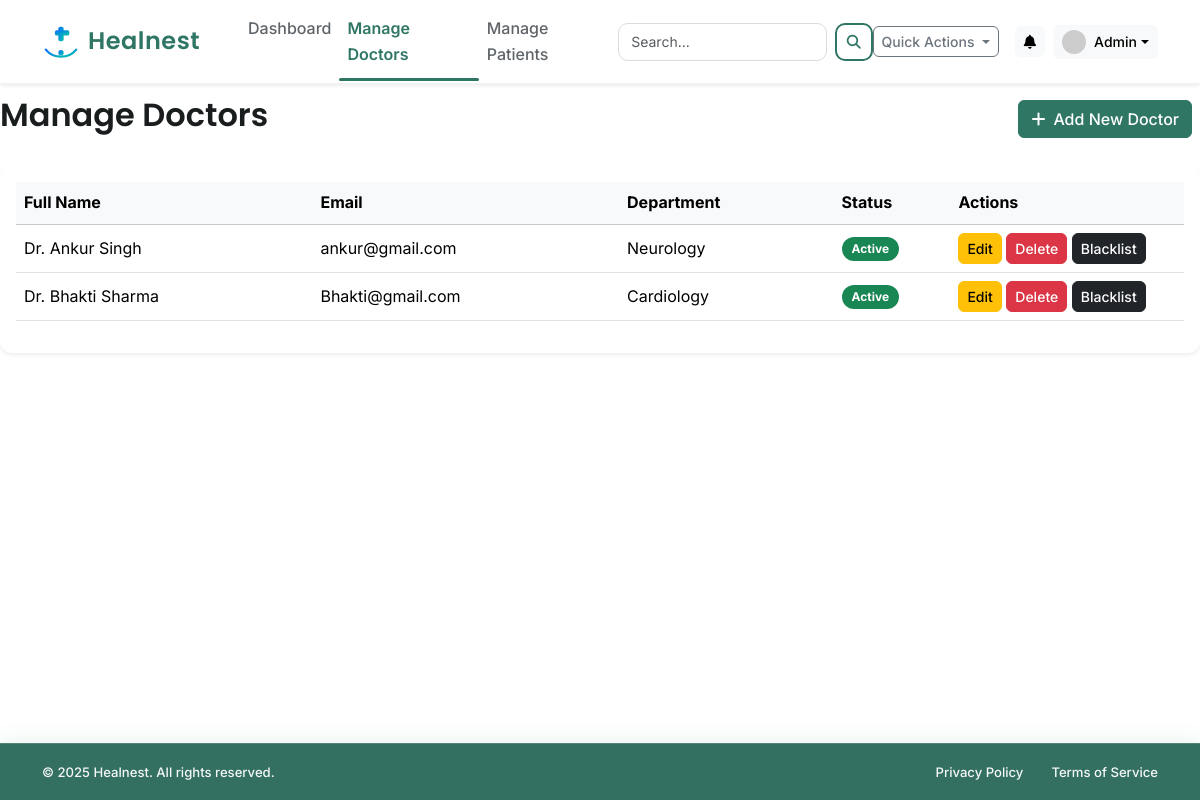
/admin/doctors (signed in), run on an earlier commit of the app's database.
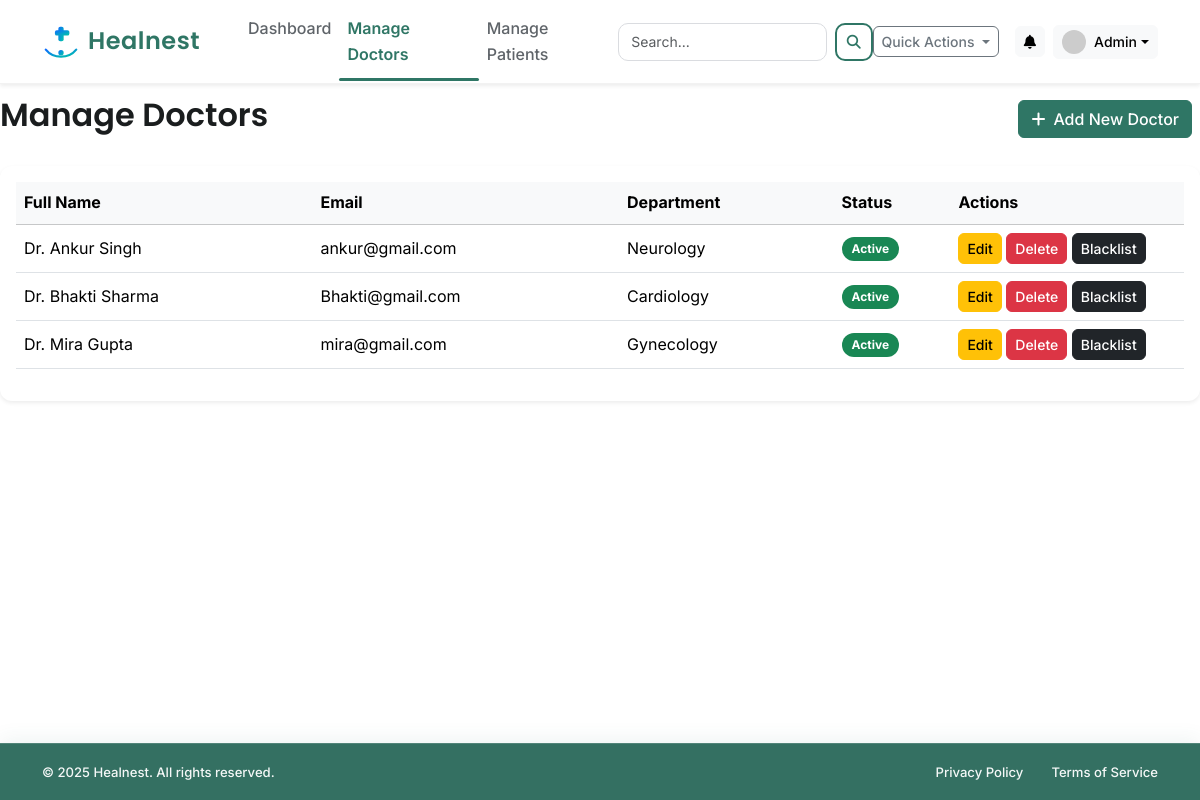
And on a later commit of the database.
### app/models.py (models this page shows, shortened)
class User(db.Model, UserMixin):
    __tablename__ = 'user'
    id = db.Column(db.Integer, primary_key=True)
    email = db.Column(db.String(120), unique=True, nullable=False)
    password_hash = db.Column(db.String(128), nullable=False)
    role = db.Column(db.String(10), nullable=False)  # 'admin', 'doctor', 'patient'
    created_at = db.Column(db.DateTime, default=datetime.utcnow)
    is_active = db.Column(db.Boolean, nullable=False, default=True)
    doctor_profile = db.relationship('DoctorProfile', backref='user', uselist=False, cascade="all, delete-orphan")
    patient_profile = db.relationship('PatientProfile', backref='user', uselist=False, cascade="all, delete-orphan")
    appointments_as_patient = db.relationship('Appointment', foreign_keys='Appointment.patient_id', backref='patient', lazy=True, cascade="all, delete-orphan")
    appointments_as_doctor = db.relationship('Appointment', foreign_keys='Appointment.doctor_id', backref='doctor', lazy=True, cascade="all, delete-orphan")
    availabilities = db.relationship('Availability', backref='doctor', lazy=True, cascade="all, delete-orphan")
    notifications = db.relationship('Notification', backref='user', lazy=True, cascade="all, delete-orphan")
    reviews_given = db.relationship('DoctorReview', foreign_keys='DoctorReview.patient_id', backref='patient', lazy=True)
    reviews_received = db.relationship('DoctorReview', foreign_keys='DoctorReview.doctor_id', backref='doctor', lazy=True)
    @property
    def password(self):
        raise AttributeError('password is not a readable attribute')

class DoctorProfile(db.Model):
    __tablename__ = 'doctor_profile'
    id = db.Column(db.Integer, primary_key=True)
    user_id = db.Column(db.Integer, db.ForeignKey('user.id'), nullable=False, unique=True)
    full_name = db.Column(db.String(100), nullable=False)
    department_id = db.Column(db.Integer, db.ForeignKey('department.id'), nullable=False)
    qualifications = db.Column(db.String(200))
    experience_years = db.Column(db.Integer, default=0)
    bio = db.Column(db.Text)

class Department(db.Model):
    __tablename__ = 'department'
    id = db.Column(db.Integer, primary_key=True)
    name = db.Column(db.String(100), unique=True, nullable=False)
    description = db.Column(db.Text)
    doctors = db.relationship('DoctorProfile', backref='department', lazy=True)

### app/routes/admin_routes.py (the view)
@admin_bp.route('/doctors')
@login_required
def manage_doctors():
    if current_user.role != 'admin':
        flash('You are not authorized to access this page.', 'danger')
        return redirect(url_for('main.home'))
    doctors = User.query.filter_by(role='doctor').join(DoctorProfile).order_by(DoctorProfile.full_name).all()
    return render_template('admin/manage_doctors.html', title='Manage Doctors', doctors=doctors)

### app/__init__.py (called while the page is built)
@app.context_processor
def inject_notifications():
    if current_user.is_authenticated:
        unread_notifications = Notification.query.filter_by(user_id=current_user.id, is_read=False).order_by(Notification.created_at.desc()).limit(5).all()
        notification_count = Notification.query.filter_by(user_id=current_user.id, is_read=False).count()
        return dict(unread_notifications=unread_notifications, notification_count=notification_count)
    return dict(unread_notifications=[], notification_count=0)

@app.context_processor
def inject_notifications():
    if current_user.is_authenticated:
        unread_notifications = Notification.query.filter_by(user_id=current_user.id, is_read=False).order_by(Notification.created_at.desc()).limit(5).all()
        notification_count = Notification.query.filter_by(user_id=current_user.id, is_read=False).count()
        return dict(unread_notifications=unread_notifications, notification_count=notification_count)
    return dict(unread_notifications=[], notification_count=0)

### app/models.py (called while the page is built)
@login_manager.user_loader
def load_user(user_id):
    return User.query.get(int(user_id))

### app/templates/admin/manage_doctors.html
{% extends "layout.html" %}
{% block content %}
<div class="d-flex justify-content-between align-items-center mb-4">
    <h2>Manage Doctors</h2>
    <a href="{{ url_for('admin.add_doctor') }}" class="btn btn-primary me-2">
        <i class="fas fa-plus me-2"></i>Add New Doctor
    </a>
</div>
<div class="card shadow-sm">
    <div class="card-body">
        <div class="table-responsive">
            <table class="table table-hover align-middle">
                <thead class="table-light">
                    <tr>
                        <th>Full Name</th>
                        <th>Email</th>
                        <th>Department</th>
                        <th style="width: 10%;">Status</th>
                        <th style="width: 20%;">Actions</th>
                    </tr>
                </thead>
                <tbody>
                    {% for doctor in doctors %}
                    <tr>
                        <td>Dr. {{ doctor.doctor_profile.full_name }}</td>
                        <td>{{ doctor.email }}</td>
                        <td>{{ doctor.doctor_profile.department.name }}</td>
                        <td>
                            {% if doctor.is_active %}
                            <span class="badge bg-success">Active</span>
                            {% else %}
                            <span class="badge bg-dark">Blacklisted</span>
                            {% endif %}
                        </td>
                        <td>
                            <a href="{{ url_for('admin.edit_doctor', user_id=doctor.id) }}"
                                class="btn btn-sm btn-warning">Edit</a>
                            <form action="{{ url_for('admin.delete_doctor', user_id=doctor.id) }}" method="POST"
                                class="d-inline"
                                onsubmit="return confirm('DELETE: Are you sure you want to PERMANENTLY DELETE this doctor?');">
                                <button type="submit" class="btn btn-sm btn-danger">Delete</button>
                            </form>
                            {% if doctor.is_active %}
                            <form action="{{ url_for('admin.blacklist_user', user_id=doctor.id) }}" method="POST"
                                class="d-inline"
                                onsubmit="return confirm('BLACKLIST: Are you sure you want to suspend Dr. {{ doctor.doctor_profile.full_name }}? They will not be able to log in.');">
                                <button type="submit" class="btn btn-sm btn-dark">Blacklist</button>
                            </form>
                            {% else %}
                            <form action="{{ url_for('admin.activate_user', user_id=doctor.id) }}" method="POST"
                                class="d-inline">
                                <button type="submit" class="btn btn-sm btn-success">Activate</button>
                            </form>
                            {% endif %}
                        </td>
                    </tr>
                    {% else %}
                    <tr>
                        <td colspan="5" class="text-center text-muted">No doctors found.</td>
                    </tr>
                    {% endfor %}
                </tbody>
            </table>
        </div>
    </div>
</div>
{% endblock content %}

What changed in the data, as far as the page shows it:
added User: doctor_profile.full_name "Mira Gupta", email "mira@gmail.com", doctor_profile.department.name "Gynecology", is_active "Active"
